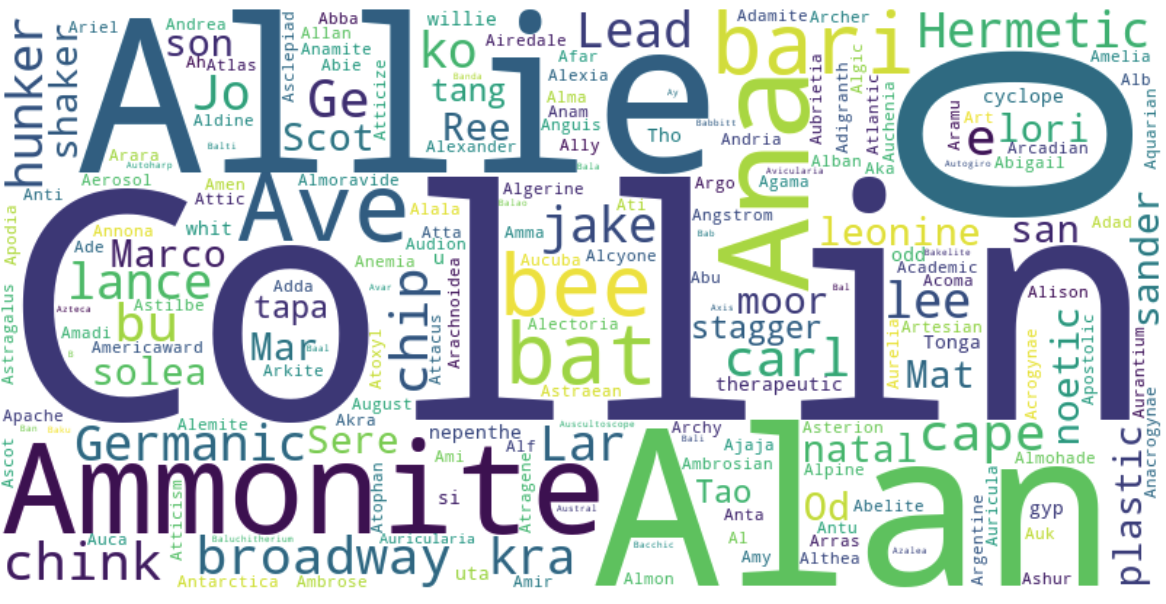

This figure's Python source:
import matplotlib.pyplot as plt
from wordcloud import WordCloud
from words import all_words


# Convert list of words to a single string
text = ' '.join(all_words)

# Generate word cloud
wordcloud = WordCloud(width=800, height=400, background_color='white').generate(text)

# Display the word cloud
plt.figure(figsize=(15, 10))
plt.imshow(wordcloud, interpolation='bilinear')
plt.axis('off')
plt.show()
